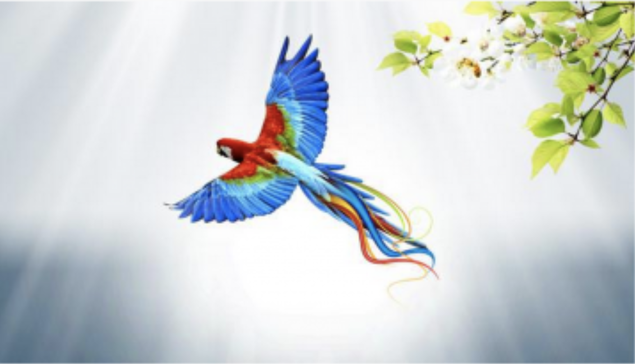
#> input picture example.png, 635 x 364 px, shrunk from 1360 x 780 before the run
$ python k_means_colors.py
#> lines starting #> are read from the running program, lines starting #| are printed output that depends on the picture
"""K Means Colors.

Usage:
python k_means_colors.py
"""

import argparse
import code
import colorsys
import os
import typing
from typing import List, Tuple, Set, Dict, Any, Optional, NamedTuple, Iterator, Union

from imgcat import imgcat
import numpy as np
from PIL import Image, ImageDraw
from rich import traceback, pretty, inspect  # , print. REPL: inspect(obj, methods=True)
from rich.console import Console
from rich.progress import track
from sklearn.cluster import KMeans

# pretty.install()  # Does make lists annoying (1 per line). Alt: (max_length=20)
traceback.install()  # (show_locals=True)
C = Console()


def main() -> None:
    parser = argparse.ArgumentParser(
        formatter_class=argparse.ArgumentDefaultsHelpFormatter
    )
    parser.add_argument("--image", type=str, default="example.png", help="Input image")
    parser.add_argument(
        "--out-name", type=str, default="example", help="Prefix for output palette .png"
    )
    parser.add_argument("--min-k", type=int, default=1, help="Low k to try")
    parser.add_argument("--max-k", type=int, default=12, help="High k to try")
    parser.add_argument(
        "--space", choices=["rgb", "hsv"], default="rgb", help="Pixel color space"
    )
    parser.add_argument(
        "--size", type=int, default=75, help="Square size for each output palette color"
    )
    parser.add_argument(
        "--bg",
        type=int,
        default=0,
        help="Output palette bg greyscale color, in 0 ... 255",
    )
    args = parser.parse_args()

    in_path = os.path.expanduser(args.image)
    space, min_k, max_k, size = args.space.upper(), args.min_k, args.max_k, args.size
    assert min_k <= max_k and min_k > 0 and max_k < 10000  # Untested big upper bound
    assert size > 0 and size < 10000  # Untested big upper bound
    assert args.bg >= 0 and args.bg <= 255

    bg = (args.bg,) * 3
    ks = range(min_k, max_k + 1)

    C.log(f"Using {space}, k = {list(ks)}")
    with C.status("Loading image") as status:
        with Image.open(in_path) as im:
#> im is the input picture: PIL image 635x364 RGBA; mean R, G, B, A 205.9, 211.9, 212.5, 255
            if space == "RGB":
                x = np.asarray(im)[:, :, :3]  # ignore alpha channel (could include)
            elif space == "HSV":
                x = np.asarray(im.convert("HSV"))
            else:
                assert False, f"Unsupported color space '{space}'"
            x = x.reshape(x.shape[0] * x.shape[1], 3)  # flatten

    res = {}
    for k in track(ks):
        # n_init=1, max_iter=2  (pass for quickly testing later steps)
        kmeans = KMeans(n_clusters=k).fit(x)
        res[k] = kmeans.cluster_centers_
#> after the loop, res = 12 items

    # Render
    n_ks = max_k - min_k + 1
    im_palette = Image.new("RGB", (max_k * size, n_ks * size), bg)
#> im_palette: PIL image 900x900 RGB; every value is 0
    d = ImageDraw.Draw(im_palette)
    for k in ks:
        # Convert centers to RGB for display.
        if space == "RGB":
            centers = res[k].tolist()
        elif space == "HSV":
            centers = (
                np.asarray([colorsys.hsv_to_rgb(*c) for c in (res[k] / 255).tolist()])
                * 255
            ).tolist()
        else:
            assert False, f"Unsupported color space '{space}'"

        # Sorting colors by HSV. https://www.alanzucconi.com/2015/09/30/colour-sorting/
        centers.sort(key=lambda rgb: colorsys.rgb_to_hsv(*rgb))
        for i, color in enumerate(centers):
            d.rectangle(
                [
                    (i * size, (k - min_k) * size),
                    ((i + 1) * size, (k - min_k + 1) * size),
                ],
                fill=tuple(int(c) for c in color),
            )
#> this loop made 12 passes

    # Preview
    imgcat(im_palette)
#> (this line was passed over: imgcat is not available in this run)
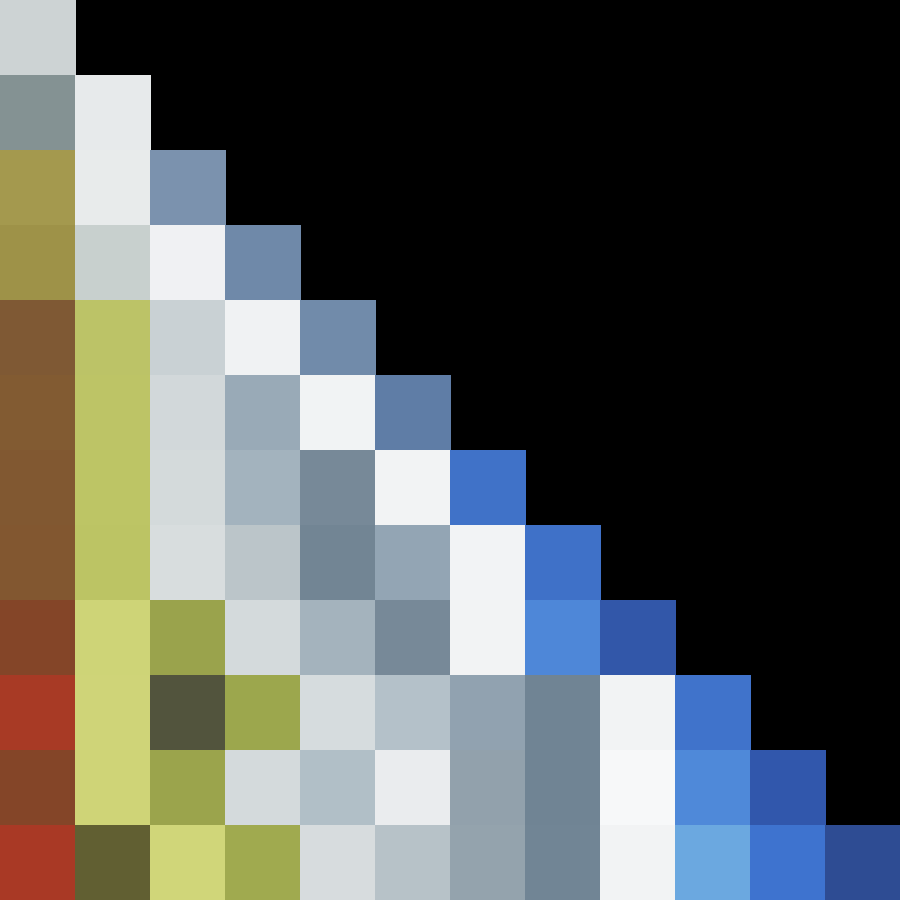
#> im_palette: PIL image 900x900 RGB; mean R, G, B 87, 90.7, 87.9

    # Save
    k_str = f"{min_k}-{max_k}" if min_k != max_k else f"{min_k}"
    out_path = f"{args.out_name}.{space.lower()}.palette-{k_str}.png"
    im_palette.save(out_path)
    C.log(f"Wrote palette to {out_path}")


if __name__ == "__main__":
    main()

$ run again, with inspiration.jpg saved as example.png
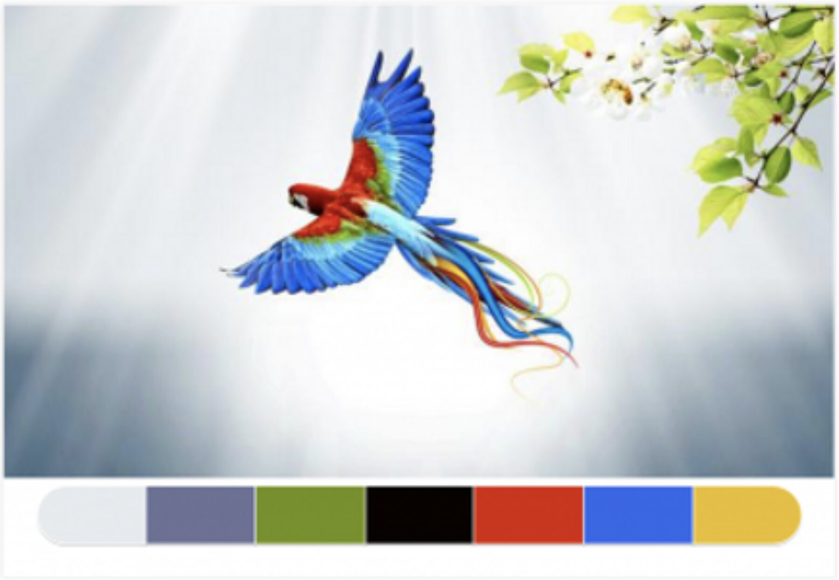
#> input picture inspiration.jpg, 839 x 580 px, shrunk from 1798 x 1242 before the run
#> in main, im is the input picture: PIL image 839x580 RGB; mean R, G, B 203.6, 207.3, 206.9
#> after the loop in main, `for k in track(ks):`: res = 12 items
#> the loop in main, `for k in ks:` made 12 passes
#> in main, `imgcat(im_palette)`:
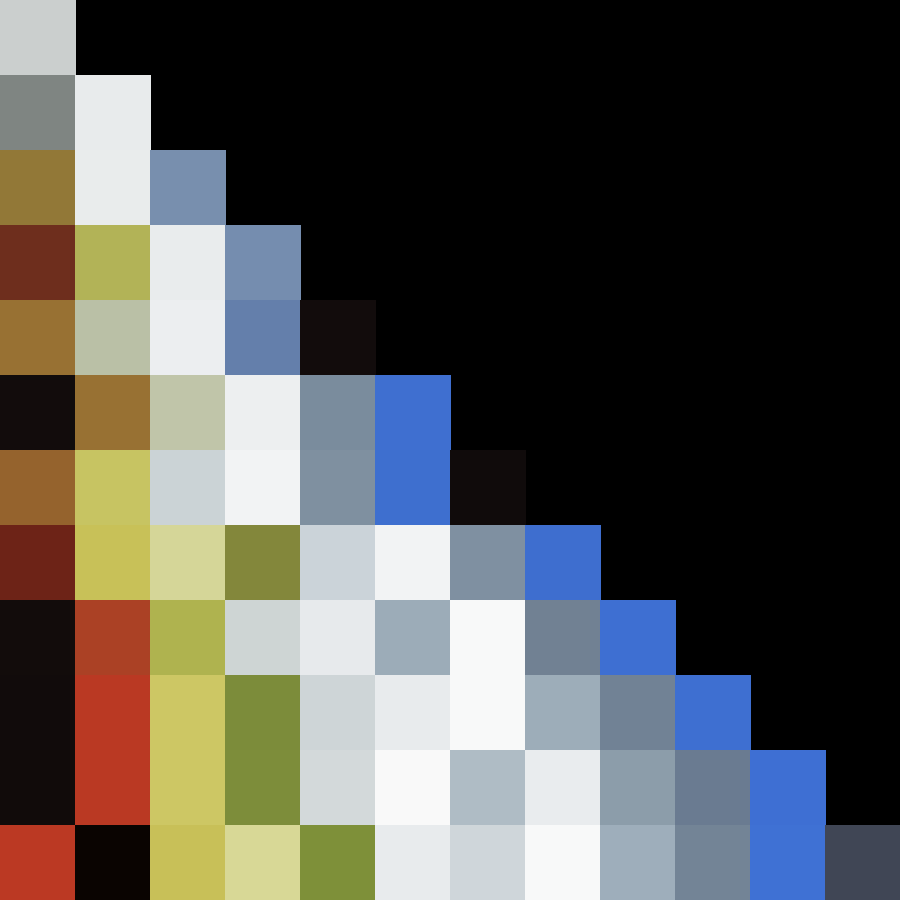
#> im_palette: PIL image 900x900 RGB; mean R, G, B 82.9, 82.3, 78.5
